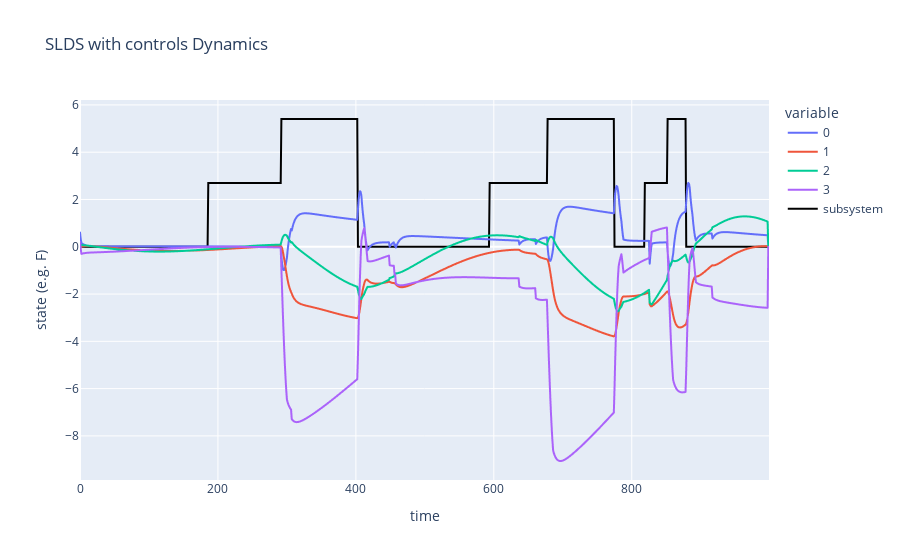

Write notebook code for a chart like this one.
### Code cell
dynamics = np.vstack([X3[:, k, 0].flatten() for k in range(D_obs)])
fig = px.line(dynamics.T, title='SLDS with controls Dynamics', labels={'index': 'time', 'value': 'state (e.g. F)'})
fig.add_traces(go.Scatter(y = dyns.z_*max(dynamics[0]), mode='lines', marker=dict(color='#000', size=8), name='subsystem'))
fig.show()

### Figure 1 — Plotly figure (JSON) as saved in the notebook; plotly's stock layout.template omitted (floating-point values rounded to 4 significant figures; data arrays with more than 128 entries replaced by an {"elided": "..."} marker saying what was removed)
{"data": [{"hovertemplate": "variable=0<br>time=%{x}<br>state (e.g. F)=%{y}<extra></extra>", "legendgroup": "0", "line": {"color": "#636efa", "dash": "solid"}, "marker": {"symbol": "circle"}, "mode": "lines", "name": "0", "showlegend": true, "type": "scattergl", "x": {"elided": "999 int values"}, "xaxis": "x", "y": {"elided": "999 float values"}, "yaxis": "y"}, {"hovertemplate": "variable=1<br>time=%{x}<br>state (e.g. F)=%{y}<extra></extra>", "legendgroup": "1", "line": {"color": "#EF553B", "dash": "solid"}, "marker": {"symbol": "circle"}, "mode": "lines", "name": "1", "showlegend": true, "type": "scattergl", "x": {"elided": "999 int values"}, "xaxis": "x", "y": {"elided": "999 float values"}, "yaxis": "y"}, {"hovertemplate": "variable=2<br>time=%{x}<br>state (e.g. F)=%{y}<extra></extra>", "legendgroup": "2", "line": {"color": "#00cc96", "dash": "solid"}, "marker": {"symbol": "circle"}, "mode": "lines", "name": "2", "showlegend": true, "type": "scattergl", "x": {"elided": "999 int values"}, "xaxis": "x", "y": {"elided": "999 float values"}, "yaxis": "y"}, {"hovertemplate": "variable=3<br>time=%{x}<br>state (e.g. F)=%{y}<extra></extra>", "legendgroup": "3", "line": {"color": "#ab63fa", "dash": "solid"}, "marker": {"symbol": "circle"}, "mode": "lines", "name": "3", "showlegend": true, "type": "scattergl", "x": {"elided": "999 int values"}, "xaxis": "x", "y": {"elided": "999 float values"}, "yaxis": "y"}, {"marker": {"color": "#000", "size": 8}, "mode": "lines", "name": "subsystem", "type": "scatter", "y": {"elided": "1000 float values"}}], "layout": {"legend": {"title": {"text": "variable"}, "tracegroupgap": 0}, "title": {"text": "SLDS with controls Dynamics"}, "xaxis": {"anchor": "y", "domain": [0, 1], "title": {"text": "time"}}, "yaxis": {"anchor": "x", "domain": [0, 1], "title": {"text": "state (e.g. F)"}}}}
